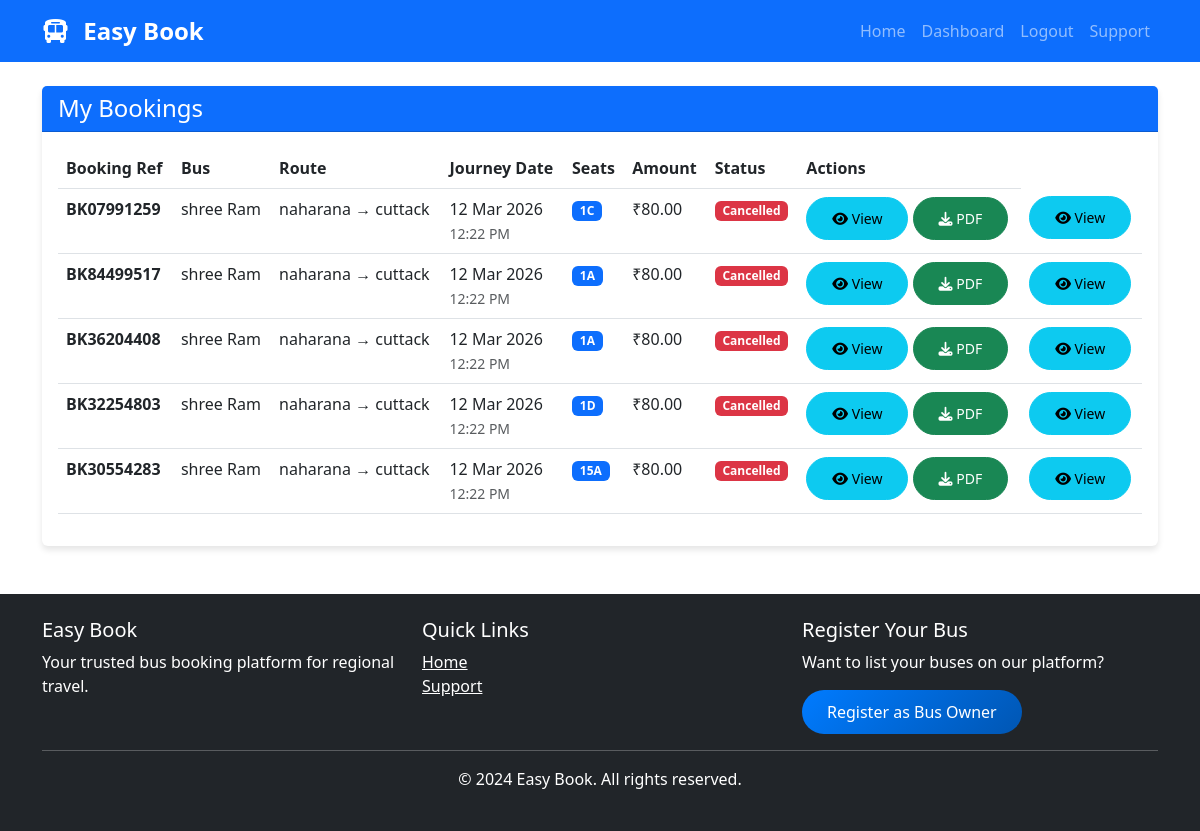
Before: /bookings/my-bookings/ (signed in) with the older database file.
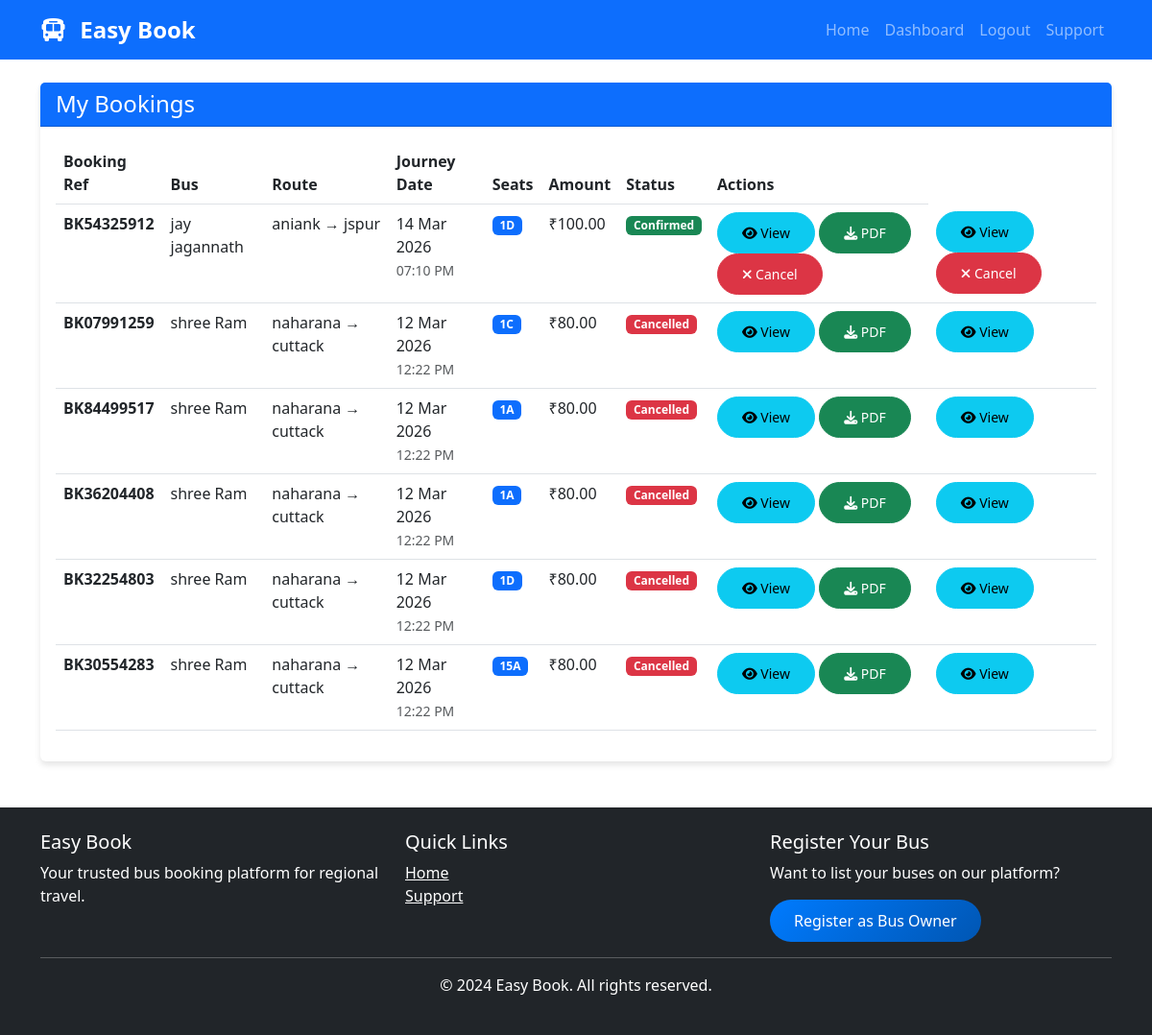
After: the same page with the newer database file.
### easybook/apps/bookings/models.py (models this page shows, shortened)
class Booking(models.Model):
    BOOKING_STATUS = (
        ('pending', 'Pending'),
        ('confirmed', 'Confirmed'),
        ('cancelled', 'Cancelled'),
        ('completed', 'Completed'),
    )
    user = models.ForeignKey(User, on_delete=models.CASCADE, limit_choices_to={'user_type': 'customer'}, related_name='customer_bookings')
    route = models.ForeignKey(Route, on_delete=models.CASCADE, related_name='route_bookings')
    booking_date = models.DateTimeField(auto_now_add=True)
    journey_date = models.DateField()
    total_amount = models.DecimalField(max_digits=10, decimal_places=2)
    status = models.CharField(max_length=20, choices=BOOKING_STATUS, default='pending')
    payment_id = models.CharField(max_length=100, blank=True, null=True)
    payment_method = models.CharField(max_length=50, blank=True, null=True)
    booking_reference = models.CharField(max_length=20, unique=True)

class BookedSeat(models.Model):
    GENDER_CHOICES = (
        ('M', 'Male'),
        ('F', 'Female'),
        ('O', 'Other'),
    )
    booking = models.ForeignKey(Booking, on_delete=models.CASCADE, related_name='booked_seats')
    seat = models.ForeignKey(Seat, on_delete=models.CASCADE, related_name='seat_bookings')
    passenger_name = models.CharField(max_length=100)
    passenger_age = models.IntegerField()
    passenger_gender = models.CharField(max_length=10, choices=GENDER_CHOICES)
    passenger_adhar = models.CharField(max_length=12, blank=True, null=True)
    class Meta:
        unique_together = ['booking', 'seat']

### easybook/apps/bus_owners/models.py (models this page shows, shortened)
class Route(models.Model):
    bus = models.ForeignKey(Bus, on_delete=models.CASCADE, related_name='routes')
    source = models.CharField(max_length=100)
    destination = models.CharField(max_length=100)
    departure_time = models.DateTimeField()
    arrival_time = models.DateTimeField()
    duration = models.CharField(max_length=50, help_text="e.g., 5 hours 30 mins", blank=True)
    fare = models.DecimalField(max_digits=10, decimal_places=2)
    available_seats = models.IntegerField()
    operating_days = models.CharField(max_length=100, help_text="Mon,Tue,Wed,Thu,Fri,Sat,Sun", default="All Days")

class Bus(models.Model):
    BUS_TYPES = (
        ('ac', 'AC'),
        ('non_ac', 'Non AC'),
        ('sleeper', 'Sleeper'),
        ('seater', 'Seater'),
        ('ac_sleeper', 'AC Sleeper'),
        ('luxury', 'Luxury'),
    )
    BUS_LAYOUTS = (
        ('2x2', '2 x 2 (4 seats per row)'),
        ('2x1', '2 x 1 (3 seats per row)'),
        ('1x2', '1 x 2 (3 seats per row)'),
        ('sleeper_2x1', 'Sleeper 2 x 1'),
        ('sleeper_1x1', 'Sleeper 1 x 1'),
    )
    owner = models.ForeignKey(User, on_delete=models.CASCADE, limit_choices_to={'user_type': 'bus_owner'}, related_name='buses')
    bus_name = models.CharField(max_length=100)
    bus_type = models.CharField(max_length=20, choices=BUS_TYPES)
    bus_number = models.CharField(max_length=20, unique=True)
    total_seats = models.IntegerField()
    seat_layout = models.CharField(max_length=20, choices=BUS_LAYOUTS, default='2x2')
    amenities = models.TextField(help_text="AC, WiFi, Charging point, etc.", blank=True)
    bus_image = models.ImageField(upload_to='bus_images/', null=True, blank=True)
    is_active = models.BooleanField(default=True)
    created_at = models.DateTimeField(auto_now_add=True)
    updated_at = models.DateTimeField(auto_now=True)

class Seat(models.Model):
    SEAT_TYPES = (
        ('window', 'Window'),
        ('aisle', 'Aisle'),
        ('middle', 'Middle'),
        ('sleeper_lower', 'Sleeper Lower'),
        ('sleeper_upper', 'Sleeper Upper'),
    )
    bus = models.ForeignKey(Bus, on_delete=models.CASCADE, related_name='seats')
    seat_number = models.CharField(max_length=10)
    seat_type = models.CharField(max_length=20, choices=SEAT_TYPES, default='window')
    seat_row = models.IntegerField()
    seat_column = models.IntegerField()
    is_active = models.BooleanField(default=True)
    class Meta:
        unique_together = ['bus', 'seat_number']
        ordering = ['seat_row', 'seat_column']

### easybook/apps/bookings/views.py (the view)
# urls.py: path('my-bookings/', views.my_bookings, name='my_bookings'),
@login_required
def my_bookings(request):
    bookings = Booking.objects.filter(user=request.user).order_by('-booking_date')
    context = {
        'bookings': bookings
    }
    return render(request, 'customer/my_bookings.html', context)

### templates/customer/my_bookings.html (shortened to what this page needs)
{% extends 'base.html' %}
{% block content %}
<div class="container mt-4">
    <div class="row">
        <div class="col-12">
            <div class="card">
                <div class="card-header bg-primary text-white">
                    <h4 class="mb-0">My Bookings</h4>
                </div>
                <div class="card-body">
                    {% if bookings %}
                        <div class="table-responsive">
                            <table class="table table-hover">
                                <thead>
                                    <tr>
                                        <th>Booking Ref</th>
                                        <th>Bus</th>
                                        <th>Route</th>
                                        <th>Journey Date</th>
                                        <th>Seats</th>
                                        <th>Amount</th>
                                        <th>Status</th>
                                        <th>Actions</th>
                                    </tr>
                                </thead>
                                <tbody>
                                    {% for booking in bookings %}
                                    <tr>
                                        <td><strong>{{ booking.booking_reference }}</strong></td>
                                        <td>{{ booking.route.bus.bus_name }}</td>
                                        <td>{{ booking.route.source }} → {{ booking.route.destination }}</td>
                                        <td>{{ booking.journey_date|date:"d M Y" }}<br>
                                            <small class="text-muted">{{ booking.route.departure_time|date:"h:i A" }}</small>
                                        </td>
                                        <td>
                                            {% for seat in booking.booked_seats.all %}
                                                <span class="badge bg-primary">{{ seat.seat.seat_number }}</span>
                                            {% endfor %}
                                        </td>
                                        <td>₹{{ booking.total_amount }}</td>
                                        <td>
                                            <span class="badge
                                                {% if booking.status == 'confirmed' %}bg-success
                                                {% elif booking.status == 'cancelled' %}bg-danger
                                                {% elif booking.status == 'completed' %}bg-info
                                                {% else %}bg-warning{% endif %}">
                                                {{ booking.status|title }}
                                            </span>
                                        </td>
                                        <td>
    <a href="{% url 'booking_confirmation' booking.id %}" class="btn btn-sm btn-info">
        <i class="fas fa-eye"></i> View
    </a>
    <a href="{% url 'download_ticket' booking.id %}" class="btn btn-sm btn-success">
        <i class="fas fa-download"></i> PDF
    </a>
    {% if booking.status == 'confirmed' or booking.status == 'pending' %}
        <a href="{% url 'cancel_booking' booking.id %}"
           class="btn btn-sm btn-danger"
           onclick="return confirm('Are you sure you want to cancel this booking?')">
            <i class="fas fa-times"></i> Cancel
        </a>
    {% endif %}
</td>
                                        <td>
                                            <a href="{% url 'booking_confirmation' booking.id %}" class="btn btn-sm btn-info">
                                                <i class="fas fa-eye"></i> View
                                            </a>
                                            {% if booking.status == 'confirmed' or booking.status == 'pending' %}
                                                <a href="{% url 'cancel_booking' booking.id %}"
                                                   class="btn btn-sm btn-danger"
                                                   onclick="return confirm('Are you sure you want to cancel this booking?')">
                                                    <i class="fas fa-times"></i> Cancel
                                                </a>
                                            {% endif %}
                                        </td>
                                    </tr>
                                    {% endfor %}
                                </tbody>
                            </table>
                        </div>
                    {% endif %}
                </div>
            </div>
        </div>
    </div>
</div>
{% endblock %}

### templates/base.html (shortened to what this page needs)
<!DOCTYPE html>
<html lang="en">
<head>
    <link href="https://cdn.jsdelivr.net/npm/bootstrap@5.3.0/dist/css/bootstrap.min.css" rel="stylesheet">
    <link rel="stylesheet" href="https://cdnjs.cloudflare.com/ajax/libs/font-awesome/6.4.0/css/all.min.css">
    {% load static %}
    <link rel="stylesheet" href="{% static 'css/style.css' %}">
</head>
<body>
    <nav class="navbar navbar-expand-lg navbar-dark bg-primary">
        <div class="container">
            <a class="navbar-brand" href="{% url 'home' %}">
                <i class="fas fa-bus"></i> Easy Book
            </a>
            <div class="collapse navbar-collapse" id="navbarNav">
                <ul class="navbar-nav ms-auto">
                    <li class="nav-item">
                        <a class="nav-link" href="{% url 'home' %}">Home</a>
                    </li>
                    {% if user.is_authenticated %}
                        <li class="nav-item">
                            <a class="nav-link" href="{% url 'dashboard' %}">Dashboard</a>
                        </li>
                        <li class="nav-item">
                            <a class="nav-link" href="{% url 'logout' %}">Logout</a>
                        </li>
                    {% endif %}
                    <li class="nav-item">
                        <a class="nav-link" href="{% url 'support' %}">Support</a>
                    </li>
                </ul>
            </div>
        </div>
    </nav>
    {% block content %}{% endblock %}
    <footer class="bg-dark text-white mt-5 py-4">
        <div class="container">
            <div class="row">
                <div class="col-md-4">
                    <h5>Easy Book</h5>
                    <p>Your trusted bus booking platform for regional travel.</p>
                </div>
                <div class="col-md-4">
                    <h5>Quick Links</h5>
                    <ul class="list-unstyled">
                        <li><a href="{% url 'home' %}" class="text-white">Home</a></li>
                        <li><a href="{% url 'support' %}" class="text-white">Support</a></li>
                    </ul>
                </div>
                <div class="col-md-4">
                    <h5>Register Your Bus</h5>
                    <p>Want to list your buses on our platform?</p>
                    <a href="{% url 'bus_owner_registration' %}" class="btn btn-primary">Register as Bus Owner</a>
                </div>
            </div>
            <hr>
            <div class="text-center">
                <p>&copy; 2024 Easy Book. All rights reserved.</p>
            </div>
        </div>
    </footer>
</body>
</html>

### static/css/style.css (style rules this page uses)
:root { --primary-color: #007bff; --secondary-color: #6c757d; }
body { font-family: 'Segoe UI', Tahoma, Geneva, Verdana, sans-serif; min-height: 100vh; display: flex; flex-direction: column; }
.navbar-brand { font-size: 1.5rem; font-weight: bold; }
.navbar-brand i { margin-right: 8px; }
.card { border: none; box-shadow: 0 4px 6px rgba(0,0,0,.1); transition: transform 0.3s ease; }
.btn { border-radius: 25px; padding: 10px 25px; }
.btn-primary { background: linear-gradient(135deg, #007bff, #0056b3); border: none; }
footer { margin-top: auto; }

Changed rows visible on the page:
added Booking: booking_reference "BK54325912", route.bus.bus_name "jay jagannath", route.source "aniank", route.destination "jspur", journey_date "14 Mar 2026", route.departure_time "07:10 PM", total_amount "100.00", status "Confirmed", shows "Cancel"
added BookedSeat: seat.seat_number "1D", shown under "BK54325912"
